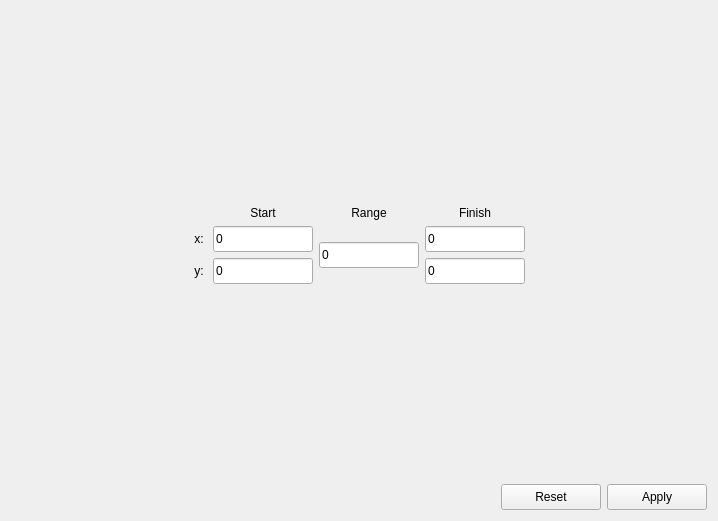
<?xml version="1.0" encoding="UTF-8"?>
<ui version="4.0">
 <class>CtemAreaFrame</class>
 <widget class="QWidget" name="CtemAreaFrame">
  <property name="geometry">
   <rect>
    <x>0</x>
    <y>0</y>
    <width>718</width>
    <height>521</height>
   </rect>
  </property>
  <property name="sizePolicy">
   <sizepolicy hsizetype="MinimumExpanding" vsizetype="MinimumExpanding">
    <horstretch>0</horstretch>
    <verstretch>0</verstretch>
   </sizepolicy>
  </property>
  <property name="windowTitle">
   <string>Form</string>
  </property>
  <layout class="QGridLayout" name="gridLayout" rowstretch="1,0,0,0,1,0" columnstretch="1,0,0,0,0,1">
   <item row="2" column="0">
    <spacer name="hSpacer">
     <property name="orientation">
      <enum>Qt::Horizontal</enum>
     </property>
     <property name="sizeHint" stdset="0">
      <size>
       <width>0</width>
       <height>20</height>
      </size>
     </property>
    </spacer>
   </item>
   <item row="2" column="3" rowspan="2">
    <widget class="QLineEdit" name="edtRangeXY">
     <property name="minimumSize">
      <size>
       <width>100</width>
       <height>26</height>
      </size>
     </property>
     <property name="maximumSize">
      <size>
       <width>100</width>
       <height>16777215</height>
      </size>
     </property>
     <property name="text">
      <string>0</string>
     </property>
    </widget>
   </item>
   <item row="1" column="4">
    <widget class="QLabel" name="label_2">
     <property name="text">
      <string>Finish</string>
     </property>
     <property name="alignment">
      <set>Qt::AlignCenter</set>
     </property>
    </widget>
   </item>
   <item row="1" column="2">
    <widget class="QLabel" name="label">
     <property name="text">
      <string>Start</string>
     </property>
     <property name="alignment">
      <set>Qt::AlignCenter</set>
     </property>
    </widget>
   </item>
   <item row="3" column="2">
    <widget class="QLineEdit" name="edtStartY">
     <property name="minimumSize">
      <size>
       <width>100</width>
       <height>26</height>
      </size>
     </property>
     <property name="maximumSize">
      <size>
       <width>100</width>
       <height>16777215</height>
      </size>
     </property>
     <property name="text">
      <string>0</string>
     </property>
    </widget>
   </item>
   <item row="3" column="4">
    <widget class="QLineEdit" name="edtFinishY">
     <property name="minimumSize">
      <size>
       <width>100</width>
       <height>26</height>
      </size>
     </property>
     <property name="maximumSize">
      <size>
       <width>100</width>
       <height>16777215</height>
      </size>
     </property>
     <property name="text">
      <string>0</string>
     </property>
    </widget>
   </item>
   <item row="3" column="1">
    <widget class="QLabel" name="label_3">
     <property name="text">
      <string>y: </string>
     </property>
     <property name="alignment">
      <set>Qt::AlignRight|Qt::AlignTrailing|Qt::AlignVCenter</set>
     </property>
    </widget>
   </item>
   <item row="2" column="4">
    <widget class="QLineEdit" name="edtFinishX">
     <property name="minimumSize">
      <size>
       <width>100</width>
       <height>26</height>
      </size>
     </property>
     <property name="maximumSize">
      <size>
       <width>100</width>
       <height>16777215</height>
      </size>
     </property>
     <property name="text">
      <string>0</string>
     </property>
    </widget>
   </item>
   <item row="2" column="1">
    <widget class="QLabel" name="label_1">
     <property name="text">
      <string>x: </string>
     </property>
     <property name="alignment">
      <set>Qt::AlignRight|Qt::AlignTrailing|Qt::AlignVCenter</set>
     </property>
    </widget>
   </item>
   <item row="2" column="2">
    <widget class="QLineEdit" name="edtStartX">
     <property name="minimumSize">
      <size>
       <width>100</width>
       <height>26</height>
      </size>
     </property>
     <property name="maximumSize">
      <size>
       <width>100</width>
       <height>16777215</height>
      </size>
     </property>
     <property name="text">
      <string>0</string>
     </property>
    </widget>
   </item>
   <item row="1" column="3">
    <widget class="QLabel" name="label_4">
     <property name="text">
      <string>Range</string>
     </property>
     <property name="alignment">
      <set>Qt::AlignCenter</set>
     </property>
    </widget>
   </item>
   <item row="2" column="5">
    <spacer name="hSpacer_2">
     <property name="orientation">
      <enum>Qt::Horizontal</enum>
     </property>
     <property name="sizeHint" stdset="0">
      <size>
       <width>0</width>
       <height>20</height>
      </size>
     </property>
    </spacer>
   </item>
   <item row="4" column="2">
    <spacer name="verticalSpacer">
     <property name="orientation">
      <enum>Qt::Vertical</enum>
     </property>
     <property name="sizeHint" stdset="0">
      <size>
       <width>20</width>
       <height>10</height>
      </size>
     </property>
    </spacer>
   </item>
   <item row="0" column="2">
    <spacer name="verticalSpacer_2">
     <property name="orientation">
      <enum>Qt::Vertical</enum>
     </property>
     <property name="sizeHint" stdset="0">
      <size>
       <width>20</width>
       <height>10</height>
      </size>
     </property>
    </spacer>
   </item>
   <item row="5" column="0" colspan="6">
    <layout class="QHBoxLayout" name="horizontalLayout">
     <item>
      <spacer name="horizontalSpacer">
       <property name="orientation">
        <enum>Qt::Horizontal</enum>
       </property>
       <property name="sizeHint" stdset="0">
        <size>
         <width>0</width>
         <height>20</height>
        </size>
       </property>
      </spacer>
     </item>
     <item>
      <widget class="QPushButton" name="btnReset">
       <property name="minimumSize">
        <size>
         <width>100</width>
         <height>26</height>
        </size>
       </property>
       <property name="text">
        <string>Reset</string>
       </property>
      </widget>
     </item>
     <item>
      <widget class="QPushButton" name="btnApply">
       <property name="minimumSize">
        <size>
         <width>100</width>
         <height>26</height>
        </size>
       </property>
       <property name="text">
        <string>Apply</string>
       </property>
      </widget>
     </item>
    </layout>
   </item>
  </layout>
 </widget>
 <resources/>
 <connections/>
</ui>
